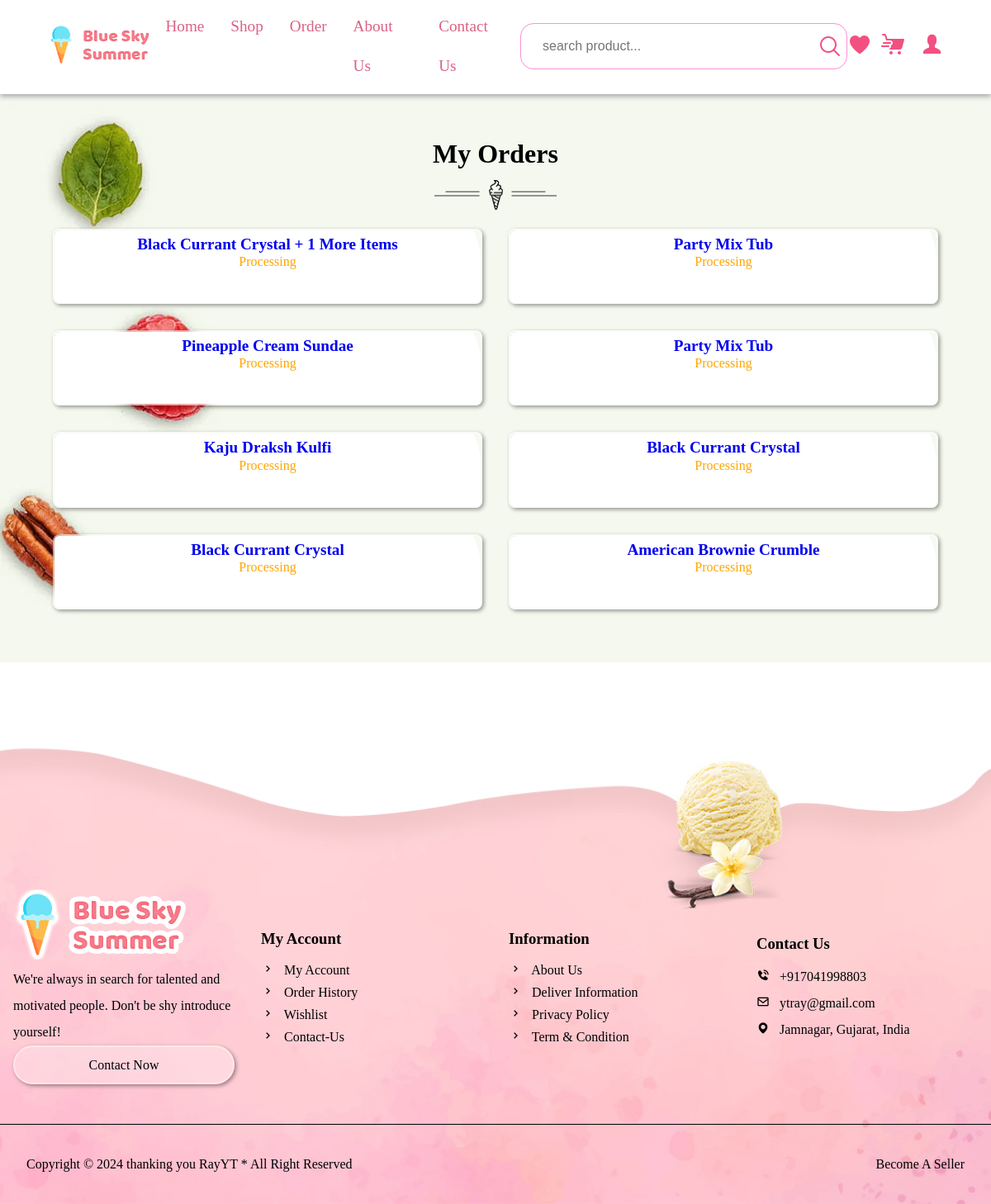
/order/ (signed in), run on the app's committed database.
### home/models.py (models this page shows, shortened)
class OrderItem(models.Model):
    id = models.AutoField(primary_key=True)
    order = models.ForeignKey(
        Order,
        related_name="items",
        on_delete=models.CASCADE
    )
    product = models.ForeignKey(Product, on_delete=models.CASCADE)
    seller = models.ForeignKey(Seller, on_delete=models.CASCADE)
    price = models.DecimalField(max_digits=10, decimal_places=2)
    qty = models.IntegerField(default=1)

class Product(models.Model):
    seller = models.ForeignKey(Seller, on_delete=models.CASCADE)
    product_name = models.CharField(max_length=255)
    product_price = models.DecimalField(max_digits=10, decimal_places=2)
    product_image = models.ImageField(upload_to="products/")
    product_stock = models.IntegerField()
    product_detail = models.TextField()
    product_status = models.CharField(max_length=100)
    add_at = models.DateTimeField(auto_now_add=True)
    class Meta:
        ordering = ["-id"]
        verbose_name = "Product"
        verbose_name_plural = "Products"

class Order(models.Model):
    id = models.AutoField(primary_key=True)
    user = models.ForeignKey(Buyer, on_delete=models.CASCADE)
    name = models.CharField(max_length=255)
    email = models.EmailField(max_length=255)
    number = models.CharField(max_length=10)
    address = models.CharField(max_length=255)
    address_type = models.CharField(max_length=100)
    date = models.DateTimeField(auto_now_add=True)
    status = models.CharField(max_length=100, default="in-Progress..")
    payment_status = models.CharField(max_length=255, default="pending")

### home/views.py (the view)
# urls.py: path('order/', views.order, name="order"),
def order(request):
    if not request.session.get("user_id"):
        return redirect("login")
    user = Buyer.objects.get(id = request.session.get("user_id"))
    order = Order.objects.filter(user=user).order_by('-id')
    context = {
        "orders":order
    }
    return render(request,"pages/order.html",context)

### templates/pages/order.html (shortened to what this page needs)
{% extends "base.html" %}
{% load static %}
{% block content %}
<div class="products">
    <div class="heading">
        <h1>My Orders</h1>
        <img src="{% static 'image/separator-img.png' %}" alt="Separator Image">
    </div>
    <div class="box-container">
        {% if orders %}
            {% for order in orders %}
            <div class="box"
            >
                <a href="{% url 'view_order' order.id %}" class="box-link">
                    <p class="date">
                    </p>
                    <div class="content">
                        <div class="row">
                            <h3 class="name">
                                {% for item in order.items.all|slice:":1" %}
                                    {{ item.product.product_name }}
                                {% endfor %}
                                {% if order.items.count > 1 %}
                                    + {{ order.items.count|add:"-1" }} more items
                                {% endif %}
                            </h3>
                            <p class="status"
                                style="color:
                                    {% if order.status == 'delivered' %}
                                        green
                                    {% elif order.status == 'cancelled' %}
                                        red
                                    {% else %}
                                        orange
                                    {% endif %}
                                ">
                                {{ order.status }}
                            </p>
                        </div>
                    </div>
                </a>
            </div>
            {% endfor %}
        {% else %}
            <p class="empty">No Orders Taken Place Yet!</p>
        {% endif %}
    </div>
</div>
{% endblock content %}

### templates/base.html (shortened to what this page needs)
<!DOCTYPE html>
{% load static %}
<html lang="en">
<head>
    <link rel="stylesheet" href="{% static 'css/user_style.css'%}">
    <link rel="stylesheet" href="https://unpkg.com/boxicons@2.1.4/css/boxicons.min.css">
</head>
<body>
    {% include "partials/header.html" %}
    {% block content %}{% endblock content %}
    {% include "partials/footer.html" %}
</body>
</html>

### templates/partials/header.html (shortened to what this page needs)
{% load static %}
<header class="header">
    <section class="flex">
        <a href="{% url 'home' %}" class="logo">
            <img src="{% static 'image/logo.png' %}" alt="logo-png" width="130px">
        </a>
        <nav class="navbar">
            <a href="{% url 'home' %}">home</a>
            <a href="{% url 'menu' %}">shop</a>
            <a href="{% url 'order' %}">order</a>
            <a href="{% url 'about' %}">about us</a>
            <a href="{% url 'contact' %}">contact us</a>
        </nav>
        <form action="{% url 'search_product' %}" method="POST" class="search-form">
            <input type="text" name="search_product" placeholder="search product..." required maxlength="100">
            <button type="submit" id="search_product_btn">
                <img src="{% static 'image/icon/search.png' %}">
            </button>
        </form>
        <div class="icons">
            <a href="{% url 'wishlist' %}">
                <img src="{% static 'image/icon/wl.png' %}" alt="wishlist-icon">
            </a>
            <a href="{% url 'cart' %}">
                <img src="{% static 'image/icon/cart.png' %}" alt="cart-icon">
            </a>
            <div>
                {% if request.session.buyer_id %}
                    <img src="/media/{{ request.session.buyer_image }}"
                         id="user-btn"
                         style="width:27px; height:27px; border-radius:50%; object-fit:cover; cursor:pointer;">
                {% else %}
                    <img src="{% static 'image/icon/profile.png' %}"
                         id="user-btn"
                         style="width:27px; height:27px; cursor:pointer;">
                {% endif %}
            </div>
        </div>
    </section>
</header>

### templates/partials/footer.html
{% load static %}
<footer>
    <div class="content">
        <div class="box">
            <img src="{% static 'image/logo.png' %}" alt="">
            <p>We're always in search for talented and motivated people. Don't be shy introduce yourself!</p>
            <a href="{% url 'contact' %}" class="btn">Contact now</a>
        </div>
        <div class="box">
            <h3>my account</h3>
            <a href="{% url 'profile' %}"><i class="bx bx-chevron-right"></i> My account</a>
            <a href="{% url 'order' %}"><i class="bx bx-chevron-right"></i> Order history</a>
            <a href="{% url 'wishlist' %}"><i class="bx bx-chevron-right"></i> Wishlist</a>
            <a href="{% url 'contact' %}"><i class="bx bx-chevron-right"></i> Contact-Us</a>
        </div>
        <div class="box">
            <h3>Information</h3>
            <a href="{% url 'about' %}"><i class="bx bx-chevron-right"></i> about us</a>
            <a href="{% url 'about' %}"><i class="bx bx-chevron-right"></i> deliver information</a>
            <a href="{% url 'about' %}"><i class="bx bx-chevron-right"></i> privacy policy</a>
            <a href="{% url 'about' %}"><i class="bx bx-chevron-right"></i> term & condition</a>
        </div>
        <div class="box">
            <h3>contact us</h3>
            <p><i class="bx bxs-phone-call"></i> +917041998803</p>
            <p><i class="bx bx-envelope"></i> ytray@gmail.com</p>
            <p><i class="bx bxs-map"></i> Jamnagar, Gujarat, India</p>
        </div>
    </div>
    <div class="bottom">
        <p>Copyright &copy; 2024 thanking you RayYT * All Right Reserved</p>
        <a href="/admin/">Become a seller</a>
    </div>
</footer>

### static/css/user_style.css (style rules this page uses)
* { margin:0; padding:0; box-sizing:border-box; outline:none; border:none; text-decoration:none; list-style:none; }
:root { --space:2rem; --main-color:#da6285; --pink-color:#ff8ed9; --pink-opacity:#ffe6e9; --white-alpha-40:rgba(255,255,255,0.40); --white-alpha-25:rgba(255,255,255,0.25); --backdrop-filter:blur(5px); --box-shadow:2px 2px 5px rgba(0,0,0,0.40); --main-color-dark:#b04b69; }
html { scroll-behavior:smooth; }
.btn { background-color:var(--white-alpha-25); border:2px solid var(--white-alpha-40); backdrop-filter:var(--backdrop-filter); box-shadow:var(--box-shadow); text-transform:capitalize; color:var(--main-color); padding:.5rem 2rem; border-radius:1.5rem; font-size:20px; cursor:pointer; position:relative; overflow:hidden; text-align:center; }
.btn::before { position:absolute; content:''; top:0; left:0; height:100%; width:0; border-radius:30px; background-color:var(--main-color); z-index:-1; transition:width 0.3s ease; }
.box-container { display:grid; grid-template-columns:repeat(auto-fit,minmax(25rem,1fr)); align-items:center; }
.box-container .box { background-color:var(--white-alpha-25); border:2px solid var(--white-alpha-40); backdrop-filter:var(--backdrop-filter); box-shadow:var(--box-shadow); margin:1rem; border-radius:.5rem; }
.heading { text-align:center; line-height:1.5; }
.heading h1 { font-size:2rem; text-transform:capitalize; }
.heading img { margin-top:.5rem; width:150px !important; }
.header { position: sticky; top: 0; left: 0; right: 0; z-index: 1000; background-color: #fff; backdrop-filter: var(--backdrop-filter); border-bottom: 2px solid var(--white-alpha-40); padding: .25rem 2%; box-shadow: 0px 3px 6px 0px #aaa; }
.header .flex { display: flex; align-items: center; justify-content: space-between; padding: 0 var(--space); min-height: 3rem; }
.header .logo img { max-width: 100%; }
.header .navbar { display: flex; margin: .25rem 0; }
.header .navbar a { color: var(--main-color); text-transform: capitalize; font-size: 1.2rem; margin: 0 1rem; line-height: 3rem; }
.header .search-form { position:relative; width: 25rem; border: 1.5px solid var(--pink-color); border-radius: 1rem; display: flex; align-items: center; gap: 1rem; padding: .5rem 1rem; }
.header .search-form input[type='text'] { width: 100%; background: none; font-size: 1rem; border: 2px solid transparent; border-radius: 2rem; padding: .5rem; }
.header .search-form button { position: absolute; top: 0; right: 0; background:transparent; border: none; cursor: pointer; color: var(--main-color); font-size: 1rem; height: 100%; width: 2.5rem; display: flex; align-items: center; justify-content: center; }
.header .icons { display: flex; align-items: center; background: var(--white-alpha-40); gap: .7rem; }
.header .icons div, .header a i { font-size: 1.6rem; color: var(--main-color); height: 2rem; width: 2rem; line-height: 2rem; text-align: center; margin-left: .25rem; cursor: pointer; }
#user-btn { display:inline-block; }
footer { background-image:url('../image/footer-bg.jpg'); background-size:cover; background-repeat:no-repeat; background-position:center; padding:259px 0 0; width:100%; }
footer .content { display:grid; grid-template-columns:repeat(auto-fit,minmax(15rem,1fr)); align-items: center; justify-content:center; }
footer .content .box { margin:1rem; line-height:1.7; }
footer .content .box h3 { text-transform:capitalize; margin-bottom:.5rem; }
footer .content .box a { width: 100%; font-size:16px; display:block; color:#000; text-transform:capitalize; }
footer .content .box i { margin-right:.5rem; }
footer .content .box p { line-height:2; }
footer .bottom { margin-top:2rem; display:flex; flex-wrap:wrap; justify-content:space-between; padding:2rem; border-top:1px solid #000; line-height:2; }
footer .bottom a { text-transform:capitalize; color:#000; }
.products { background-image: url('../image/bg1.webp'); padding: 4%; }
.products .box-container .box { position: relative; margin: 1rem; overflow: hidden; box-sizing: border-box; }
.products .box-container .box .content { position: relative; display: block; background-color: #fff; padding: 40px 10px; margin-top: -80px; border-top-right-radius: 80px; text-align: center; line-height: 1.2; text-transform: capitalize; }
.products .box-container .box h3 { text-transform: capitalize; font-size: 1.2rem; margin-top: 0.5rem; }

### data on the page
Order: items.count|add "1", status "Processing"
OrderItem: product.product_name "Black Currant Crystal"
Order: status "Processing"
OrderItem: product.product_name "Party Mix Tub"
Order: status "Processing"
OrderItem: product.product_name "Pineapple Cream Sundae"
Order: status "Processing"
OrderItem: product.product_name "Party Mix Tub"
Order: status "Processing"
OrderItem: product.product_name "Kaju Draksh Kulfi"
Order: status "Processing"
OrderItem: product.product_name "Black Currant Crystal"
Order: status "Processing"
OrderItem: product.product_name "Black Currant Crystal"
Order: status "Processing"
OrderItem: product.product_name "American Brownie Crumble"
